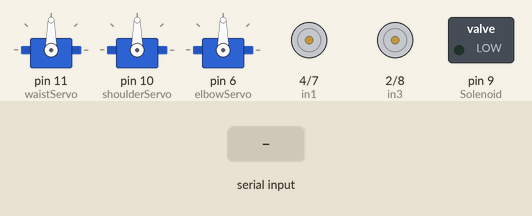
Bench run of a sketch on a simulated Arduino Uno, built with avr-gcc and run on an emulated ATmega328P. Shown: 3 × servo, motor-driver pin pairs drawn as motors (green arrow = first pin HIGH = forward, orange = second pin HIGH = backward, longer = more drive, scaled by the enable pin), switched loads named in the sketch (green lamp = pin HIGH). The test bench sets the inputs (shaded band).

Above: at 1.2 s.
1.3 s: "90;45;200\n" received over Serial
At 3.7 s:
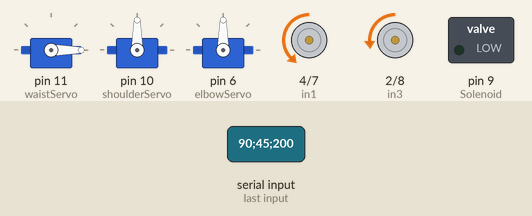
4.3 s: "30;150;10\n" received over Serial
At 5.5 s:
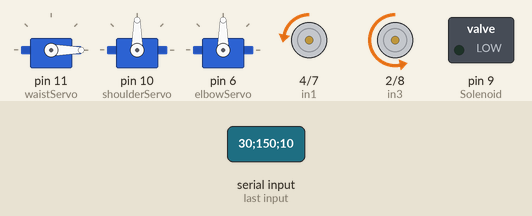
5.8 s: "0\n" received over Serial
At 7.0 s:
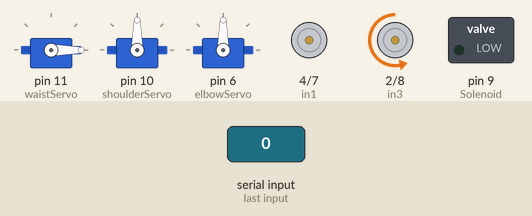
7.3 s: "90\n" received over Serial
At 8.1 s:
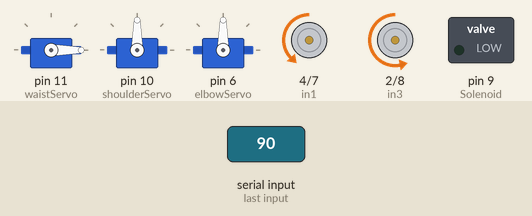
8.8 s: "200\n" received over Serial
At 10.0 s:
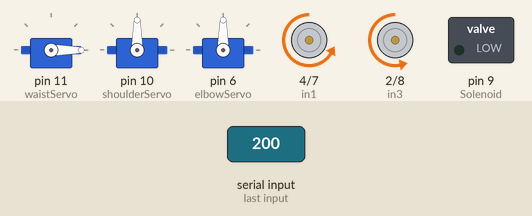
10.3 s: "1;90\n" received over Serial
At 10.6 s:
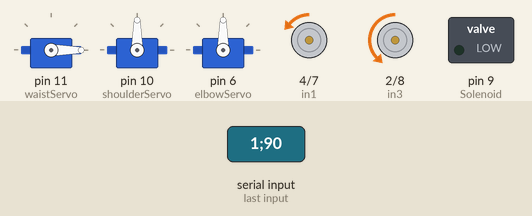
Timing chart, 0 to 12.8 s (numbered marks = the images above; inputs shaded):
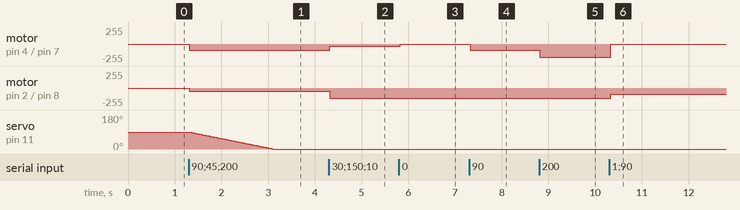

Measured:
- after the input at 1.3 s, motor on pin 4 (in1) / pin 7 (in2): stopped → backward 90/255 at once; motor on pin 2 (in3) / pin 8 (in4): stopped → backward 45/255 at once; servo on pin 11 (waistServo): moves from 90° to 0° over 1.8 s, starting at once
- after the input at 4.3 s, motor on pin 4 (in1) / pin 7 (in2): backward 90/255 → backward 30/255 at once; motor on pin 2 (in3) / pin 8 (in4): backward 45/255 → backward 150/255 at once
- after the input at 5.8 s, motor on pin 4 (in1) / pin 7 (in2): backward 30/255 → stopped at once
- after the input at 7.3 s, motor on pin 4 (in1) / pin 7 (in2): stopped → backward 90/255 at once
- after the input at 8.8 s, motor on pin 4 (in1) / pin 7 (in2): backward 90/255 → backward 200/255 at once
- after the input at 10.3 s, motor on pin 4 (in1) / pin 7 (in2): backward 200/255 → backward 1/255 at once; motor on pin 2 (in3) / pin 8 (in4): backward 150/255 → backward 90/255 at once

The sketch:

ControlArm.ino
```cpp
#include <Servo.h>

// Définition de tous les PIN nécessaire pour les moteurs DC
#define enA 5
#define enB 3
#define in1 4
#define in2 7
#define in3 2
#define in4 8

String msg = "";

bool drivingMode = true;

int waistAngle = 90;
int shoulderAngle = 90;
int elbowAngle = 90;

int motorSpeedL= 0;
int motorSpeedR = 0;

int commands[7];

int Solenoid = 9;

Servo waistServo;
Servo shoulderServo;
Servo elbowServo;

void setup() {
  Serial.begin(115200);

  pinMode(Solenoid, OUTPUT);

  pinMode(enA, OUTPUT);
  pinMode(enB, OUTPUT);
  pinMode(in1, OUTPUT);
  pinMode(in2, OUTPUT);
  pinMode(in3, OUTPUT);
  pinMode(in4, OUTPUT);

  waistServo.attach(11);
  shoulderServo.attach(10);
  elbowServo.attach(6);
}

void loop() {
  readSerialPort();

  if(msg != "") {
    splitCommands(msg);

    // Contrôle du moteur DC gauche

    if(commands[0] > 0) {
      motorSpeedL = commands[0];
      digitalWrite(in1, LOW);
      digitalWrite(in2, HIGH);
      analogWrite(enA, motorSpeedL);
    }
    else if (commands[0] < 0) {
       motorSpeedL = commands[0] * -1;
      digitalWrite(in1, HIGH);
      digitalWrite(in2, LOW);
      analogWrite(enA, motorSpeedL);
    }
    else if (commands[0] == 0) {
      analogWrite(enA, 0);
    }

    // Contrôle du moteur DC droit

    if(commands[1] > 0) {
      motorSpeedR = commands[1];
      digitalWrite(in3, LOW);
      digitalWrite(in4, HIGH);
      analogWrite(enB, motorSpeedR);
    }
    else if (commands[1] < 0) {
       motorSpeedL = commands[1] * -1;
      digitalWrite(in3, HIGH);
      digitalWrite(in4, LOW);
      analogWrite(enB, motorSpeedR);
    }
    else if (commands[1] == 0) {
      analogWrite(enB, 0);
    }
  }

  // Waist servo control

  if(commands[2] == 1 && waistAngle < 180) {
    waistAngle = waistAngle + 1;
    waistServo.write(waistAngle);
  }
  else if(commands[2] && waistAngle > 0) {
    waistAngle = waistAngle - 1;
    waistServo.write(waistAngle);
  }

  // Shoulder servo control

  if(commands[3] == 1 && shoulderAngle < 180) {
    shoulderAngle = shoulderAngle + 1;
    shoulderServo.write(shoulderAngle);
  }
  else if(commands[3] == -1 && shoulderAngle > 0) {
    shoulderAngle = shoulderAngle - 1;
    shoulderServo.write(shoulderAngle);
  }

  // Elbow servo control

  if(commands[4] == 1 && elbowAngle < 180) {
    elbowAngle = elbowAngle + 1;
    elbowServo.write(elbowAngle);
  }
  else if(commands[4] == -1 && elbowAngle > 0) {
    elbowAngle = elbowAngle - 1;
    elbowServo.write(elbowAngle);
  }

  // Contrôle de l'électro-aimant
  if (commands[5] == 1) {
    digitalWrite(Solenoid, HIGH);
  }
  else if(commands[5] == 0) {
    digitalWrite(Solenoid, LOW);
  }

  delay(20);
}

// Fonction permettant de séparer la string que l'on recoit et de reformer le tableau
void splitCommands(String line) {
  char *token;
  char buffer[50];
  int index = 0;

  line.toCharArray(buffer, sizeof(buffer));

  token = strtok(buffer, ";");

  while (token != NULL && index < 6) {
    int value = atoi(token);
    commands[index] = value;
    index++;
    token = strtok(NULL, ";");
  }
}

// Lecture sur le port série
void readSerialPort() {
  msg = "";

  if(Serial.available()) {
    delay(10);
    while (Serial.available() > 0) {
      msg += (char)Serial.read();
    }
    Serial.flush();
  }
}

void sendData() {
  // write data

  Serial.print(msg);
}
```
